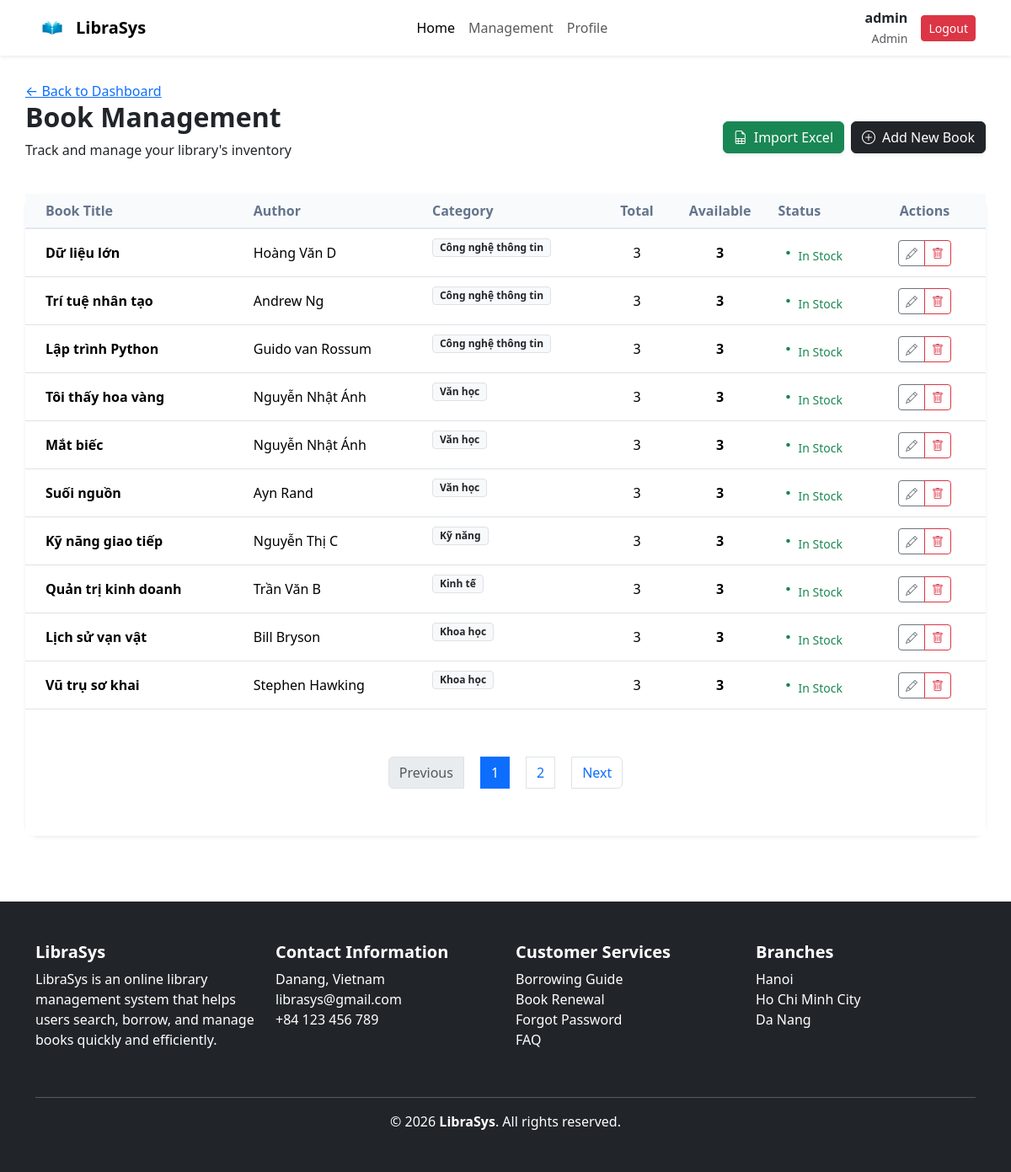
Screenshot of /admin/books (signed in) with the database file from the repository.
### tables this page shows
CREATE TABLE `books` (
  `book_id` int(11) NOT NULL,
  `title` varchar(255) NOT NULL,
  `author` varchar(150) DEFAULT NULL,
  `category_id` int(11) DEFAULT NULL,
  `image_url` varchar(255) DEFAULT NULL,
  `Description` text DEFAULT NULL
);

CREATE TABLE `categories` (
  `category_id` int(11) NOT NULL,
  `category_name` varchar(100) NOT NULL
);

### app/core/Controller.php (called while the page is built, shortened)
<?php
class Controller
{
    protected function model($model)
    {
        $modelPath = __DIR__ . '/../models/' . $model . '.php';
        return new $model();
    }
    protected function view($view, $data = [])
    {
        extract($data);
        $viewPath = __DIR__ . '/../views/' . $view . '.php';
        require_once $viewPath;
    }
}

### app/controllers/AdminController.php (called while the page is built, shortened)
<?php
class AdminController extends Controller
{
    public function books()
    {
        $bookModel = $this->model('Book');
        $categoryModel = $this->model('Category');
        $limit = 10;
        $page = isset($_GET['page']) ? (int)$_GET['page'] : 1;
        $offset = ($page - 1) * $limit;
        $books = $bookModel->getBooks([], $limit, $offset);
        $categories = $categoryModel->getAllCategories();
        $totalBooks = $bookModel->countBooks();
        $totalPages = ceil($totalBooks / $limit);
        $this->view('admin/books', [
            'books' => $books,
            'categories' => $categories,
            'currentPage' => $page,
            'totalPages' => $totalPages
        ]);
    }
}

### app/core/Router.php (called while the page is built, shortened)
<?php
class Router
{
    public function run()
    {
        $requestUri = parse_url($_SERVER['REQUEST_URI'], PHP_URL_PATH);
        if (strpos($requestUri, '/public/') !== false) {
            $requestUri = substr($requestUri, strpos($requestUri, '/public/') + 8);
        } elseif (substr($requestUri, -7) === '/public') {
            $requestUri = '';
        } else {
            $requestUri = trim($requestUri, '/');
        }
        $requestUri = trim($requestUri, '/');
        $requestUri = preg_replace('/\.php$/', '', $requestUri);
        $requestUri = preg_replace('/^index\/?/', '', $requestUri);
        $parts = !empty($requestUri) ? explode('/', $requestUri) : [];
        $parts = array_filter($parts, fn($p) => !empty($p));
        $parts = array_values($parts);
        $method = !empty($parts[1]) ? $parts[1] : 'index';
        $params = array_slice($parts, 2);
        $controller = new $controllerName();
        call_user_func_array([$controller, $method], $params);
    }
}

### public/index.php (called while the page is built, shortened)
<?php
require_once __DIR__ . '/../app/config/database.php';
require_once __DIR__ . '/../app/core/Router.php';
require_once __DIR__ . '/../app/core/Controller.php';
require_once __DIR__ . '/../app/core/Model.php';
$router = new Router();
$router->run();

### app/core/Model.php (called while the page is built, shortened)
<?php
class Model {
    public function __construct() {
        $database = new Database();
        $this->db = $database->connect();
    }
}

### app/config/database.php (called while the page is built, shortened)
<?php
class Database {
    private $host = 'localhost';
    private $db_name = 'library_management';
    private $username = 'root';
    private $password = '';
    private $conn;
    public function connect() {
        try {
            $this->conn = new PDO(
                "mysql:host={$this->host};dbname={$this->db_name};charset=utf8",
                $this->username,
                $this->password
            );
            $this->conn->setAttribute(PDO::ATTR_ERRMODE, PDO::ERRMODE_EXCEPTION);
        } catch (PDOException $e) {
            die('Database connection failed: ' . $e->getMessage());
        }
        return $this->conn;
    }
}

### app/models/Book.php (called while the page is built, shortened)
<?php
class Book extends Model
{
    public function getBooks(array $filters = [], $limit = 12, $offset = 0)
    {
        $baseSql = "SELECT b.*, c.category_name,
                (SELECT COUNT(*) FROM book_copies bc
                 WHERE bc.book_id = b.book_id) as total_copies,
                (SELECT COUNT(*) FROM book_copies bc
                 WHERE bc.book_id = b.book_id AND bc.status = 'available') as available
                FROM books b
                LEFT JOIN categories c ON b.category_id = c.category_id";
        $baseSql .= " ORDER BY b.book_id DESC LIMIT :limit OFFSET :offset";
        $stmt = $this->db->prepare($baseSql);
        $stmt->bindValue(':limit', $limit, PDO::PARAM_INT);
        $stmt->bindValue(':offset', $offset, PDO::PARAM_INT);
        $stmt->execute();
        return $stmt->fetchAll(PDO::FETCH_ASSOC);
    }
}

### app/views/admin/books.php (the view, shortened to what this page needs)
<?php require_once __DIR__ . '/../layouts/header.php'; ?>
<div class="admin-container">
    <div class="main-content">
        <a href="<?= BASE_URL ?>/admin/index" class="btn-back">
            ← Back to Dashboard
        </a>
        <div class="admin-overview">
            <div class="overview-header d-flex justify-content-between align-items-center mb-4">
                <div>
                    <h1>Book Management</h1>
                    <p>Track and manage your library's inventory</p>
                </div>
                <div class="d-flex gap-2">
                    <form action="<?= BASE_URL ?>/admin/import" method="POST" enctype="multipart/form-data">
                        <button type="button" class="btn btn-success shadow-sm"
                            onclick="document.getElementById('importExcelInput').click()">
                            <i class="bi bi-file-earmark-spreadsheet me-2"></i>Import Excel
                        </button>
                    </form>
                    <button class="btn btn-dark shadow-sm" data-bs-toggle="modal" data-bs-target="#addBookModal">
                        <i class="bi bi-plus-circle me-2"></i>Add New Book
                    </button>
                </div>
            </div>
            <div class="card border-0 shadow-sm rounded-4">
                <div class="card-body p-0">
                    <div class="table-responsive">
                        <table class="table table-hover align-middle mb-0">
                            <thead class="bg-light">
                                <tr>
                                    <th class="ps-4">Book Title</th>
                                    <th>Author</th>
                                    <th>Category</th>
                                    <th class="text-center">Total</th>
                                    <th class="text-center">Available</th>
                                    <th>Status</th>
                                    <th class="text-center pe-4">Actions</th>
                                </tr>
                            </thead>
                            <tbody>
                                <?php foreach ($data['books'] as $book): ?>
                                    <tr>
                                        <td class="ps-4 fw-bold"><?= htmlspecialchars($book['title']) ?></td>
                                        <td><?= htmlspecialchars($book['author']) ?></td>
                                        <td><span
                                                class="badge bg-light text-dark border"><?= htmlspecialchars($book['category_name']) ?></span>
                                        </td>
                                        <td class="text-center"><?= $book['total_copies'] ?></td>
                                        <td class="text-center fw-bold"><?= $book['available'] ?></td>
                                        <td>
                                            <?php if ($book['available'] > 0): ?>
                                                <span class="text-success small"><i class="bi bi-dot fs-4"></i>In Stock</span>
                                            <?php else: ?>
                                                <span class="text-danger small"><i class="bi bi-dot fs-4"></i>Out of
                                                    Stock</span>
                                            <?php endif; ?>
                                        </td>
                                        <td class="text-center pe-4">
                                            <div class="btn-group">
                                                <button class="btn btn-sm btn-outline-secondary edit-btn"
                                                    data-id="<?= $book['book_id'] ?>"
                                                    data-title="<?= htmlspecialchars($book['title']) ?>"
                                                    data-author="<?= htmlspecialchars($book['author']) ?>"
                                                    data-cat="<?= $book['category_id'] ?>"
                                                    data-desc="<?= htmlspecialchars($book['Description'] ?? '') ?>"
                                                    data-bs-toggle="modal" data-bs-target="#editBookModal">
                                                    <i class="bi bi-pencil"></i>
                                                </button>
                                                <a href="<?= BASE_URL ?>/admin/deleteBook/<?= $book['book_id'] ?>"
                                                    class="btn btn-sm btn-outline-danger"
                                                    onclick="return confirm('Delete this book and all its copies?')">
                                                    <i class="bi bi-trash"></i>
                                                </a>
                                            </div>
                                        </td>
                                    </tr>
                                <?php endforeach; ?>
                            </tbody>
                        </table>
                    </div>
                </div>
                <div class="card-footer bg-white py-3 border-0">
                    <nav aria-label="Page navigation">
                        <ul class="pagination justify-content-center mb-0">
                            <li class="page-item <?= ($data['currentPage'] <= 1) ? 'disabled' : '' ?>">
                                <a class="page-link" href="?page=<?= $data['currentPage'] - 1 ?>">Previous</a>
                            </li>
                            <?php for ($i = 1; $i <= $data['totalPages']; $i++): ?>
                                <li class="page-item <?= ($i == $data['currentPage']) ? 'active' : '' ?>">
                                    <a class="page-link" href="?page=<?= $i ?>"><?= $i ?></a>
                                </li>
                            <?php endfor; ?>
                            <li
                                class="page-item <?= ($data['currentPage'] >= $data['totalPages']) ? 'disabled' : '' ?>">
                                <a class="page-link" href="?page=<?= $data['currentPage'] + 1 ?>">Next</a>
                            </li>
                        </ul>
                    </nav>
                </div>
            </div>
        </div>
    </div>
</div>
<?php require_once __DIR__ . '/../layouts/footer.php'; ?>

### public/assets/css/style.css (style rules this page uses)
:root { --primary-color: #4a90e2; --secondary-color: #f39c12; --text-dark: #333; --text-muted: #777; --bg-light: #f8f9fa; --white: #ffffff; --danger: #e74c3c; --success: #2ecc71; --shadow: 0 4px 12px rgba(0, 0, 0, 0.1); }
.badge { display: inline-block; background: #e1f0ff; color: var(--primary-color); padding: 4px 8px; border-radius: 4px; font-size: 0.75rem; margin-bottom: 15px; align-self: flex-start; }
.pagination { display: flex; justify-content: center; align-items: center; gap: 20px; margin-top: 40px; padding-bottom: 40px; }

### public/assets/css/borrowed_books.css (style rules this page uses)
:root { --primary-gradient: linear-gradient(135deg, #667eea 0%, #764ba2 100%); --hover-shadow: 0 0.75rem 1.5rem rgba(0, 0, 0, 0.1); }
.table thead th { background-color: #f8fafc; font-weight: 600; color: #64748b; border-bottom: 2px solid #e2e8f0; }

### public/assets/css/admin.css (style rules this page uses)
.admin-container { display: flex; min-height: calc(100vh - 121px); }
.main-content { flex-grow: 1; padding: 30px; background-color: #fff; }
.admin-overview .overview-header h1 { font-size: 2rem; font-weight: 700; }

### rows the page displays
books: title "Dữ liệu lớn", author "Hoàng Văn D", category.category_name "Công nghệ thông tin", total_copies "3", available "3"
books: title "Trí tuệ nhân tạo", author "Andrew Ng", category.category_name "Công nghệ thông tin", total_copies "3", available "3"
books: title "Lập trình Python", author "Guido van Rossum", category.category_name "Công nghệ thông tin", total_copies "3", available "3"
books: title "Tôi thấy hoa vàng", author "Nguyễn Nhật Ánh", category.category_name "Văn học", total_copies "3", available "3"
books: title "Mắt biếc", author "Nguyễn Nhật Ánh", category.category_name "Văn học", total_copies "3", available "3"
books: title "Suối nguồn", author "Ayn Rand", category.category_name "Văn học", total_copies "3", available "3"
books: title "Kỹ năng giao tiếp", author "Nguyễn Thị C", category.category_name "Kỹ năng", total_copies "3", available "3"
books: title "Quản trị kinh doanh", author "Trần Văn B", category.category_name "Kinh tế", total_copies "3", available "3"
books: title "Lịch sử vạn vật", author "Bill Bryson", category.category_name "Khoa học", total_copies "3", available "3"
books: title "Vũ trụ sơ khai", author "Stephen Hawking", category.category_name "Khoa học", total_copies "3", available "3"

### other values shown
$_SESSION['username'] "admin"
$_SESSION['role'] "Admin"
